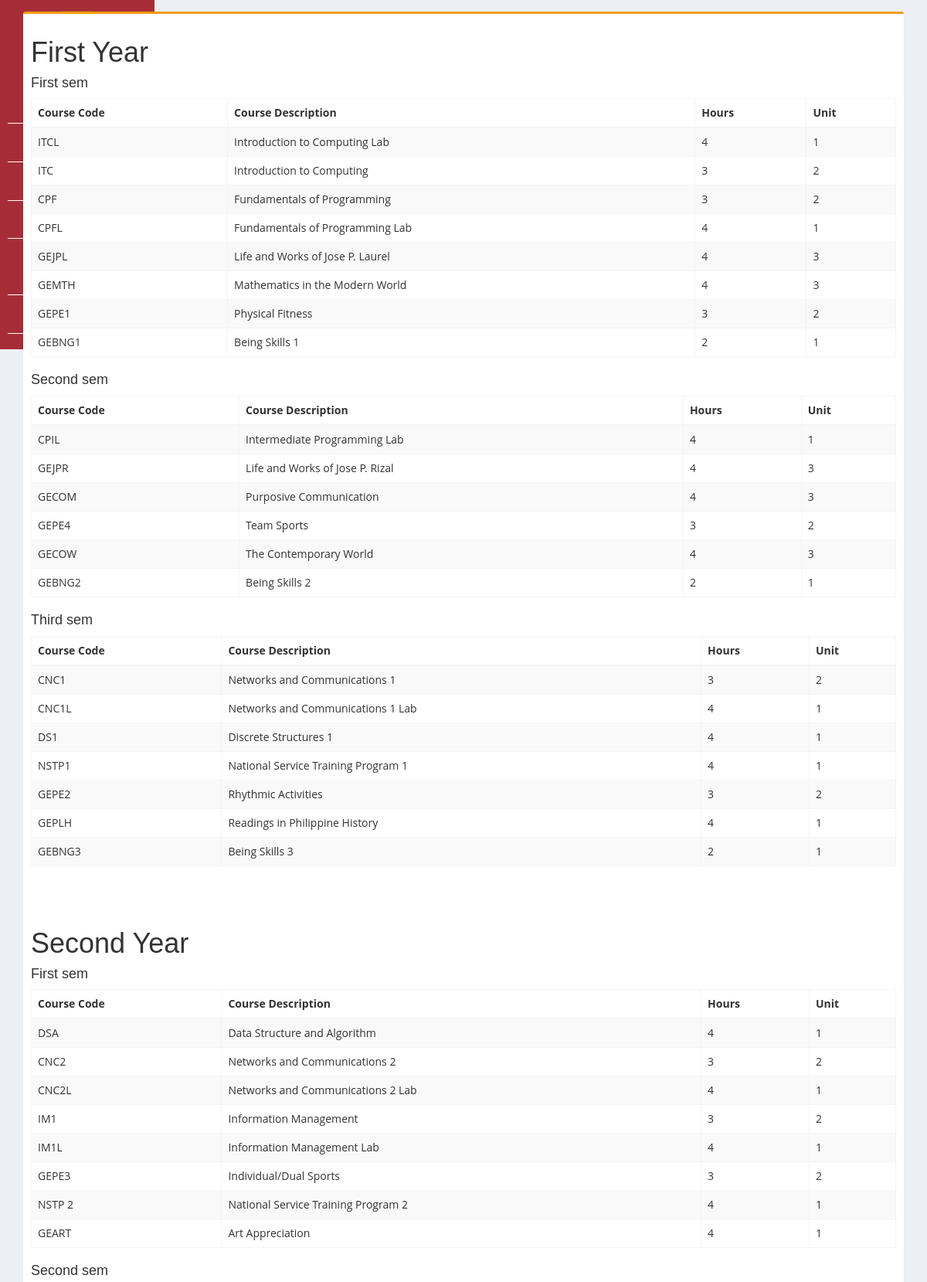
/pages/show_curri_IT.php (signed in, upper part), run on the app's committed database.
### tables this page shows
CREATE TABLE `subject` (
  `subject_id` int(11) NOT NULL,
  `subject_code` varchar(15) NOT NULL,
  `subject_title` varchar(100) NOT NULL,
  `member_id` int(11) NOT NULL,
  `course_hours` int(11) NOT NULL,
  `course_units` int(11) NOT NULL,
  `program` varchar(20) NOT NULL,
  `syear` varchar(29) NOT NULL,
  `sem` varchar(20) NOT NULL
);

### pages/show_curri_IT.php (the view, shortened to what this page needs)
<!DOCTYPE html>
<html>
  <head>
    <link rel="stylesheet" href="../bootstrap/css/bootstrap.min.css">
    <link rel="stylesheet" href="../plugins/datatables/dataTables.bootstrap.css">
    <link rel="stylesheet" href="../dist/css/AdminLTE.min.css">
    <link rel="stylesheet" href="../plugins/select2/select2.min.css">
    <link rel="stylesheet" href="../dist/css/skins/_all-skins.min.css">
 </head>
  <body class="hold-transition skin-yellow layout-top-nav" onload="myFunction()">
  <div class="wrapper">
      <div class="content-wrapper">
        <div class="container">
          <section class="content">
            <div class="row">
              <div class="box box-warning">
                <div class="box-body">
				<div class="row">
					<div class="col-md-12">
            <h1>First Year</h1>
            <h4>First sem</h4>
          <table class="table table-bordered table-striped" style="margin-right:-10px">
              <thead>
                <tr>
                <th>Course Code</th>
                <th>Course Description</th>
                <th>Hours</th>
                <th>Unit</th>
                </tr>
              </thead>
    <?php
        include('../dist/includes/dbcon.php');
        $query=mysqli_query($con,"SELECT * FROM subject WHERE program LIKE '%bsit%' AND syear = '1st' AND sem = 'first'")or die(mysqli_error());
          while($row=mysqli_fetch_array($query)){
            $course_code = $row['subject_code'];
            $course_description = $row['subject_title'];
            $course_hours = $row['course_hours'];
            $course_units = $row['course_units'];
    ?>
                <tr>
                <td><?php echo $course_code;?></td>
                <td><?php echo $course_description;?></td>
                <td><?php echo $course_hours;?></td>
                <td><?php echo $course_units;?></td>
                </tr>
<?php }?>
</table>
<h4>Second sem</h4>
          <table class="table table-bordered table-striped" style="margin-right:-10px">
              <thead>
                <tr>
                <th>Course Code</th>
                <th>Course Description</th>
                <th>Hours</th>
                <th>Unit</th>
                </tr>
              </thead>
    <?php
        include('../dist/includes/dbcon.php');
        $query=mysqli_query($con,"SELECT * FROM subject WHERE program LIKE '%bsit%' AND syear = '1st' AND sem = 'second'")or die(mysqli_error());
          while($row=mysqli_fetch_array($query)){
            $course_code = $row['subject_code'];
            $course_description = $row['subject_title'];
            $course_hours = $row['course_hours'];
            $course_units = $row['course_units'];
    ?>
                <tr>
                <td><?php echo $course_code;?></td>
                <td><?php echo $course_description;?></td>
                <td><?php echo $course_hours;?></td>
                <td><?php echo $course_units;?></td>
                </tr>
<?php }?>
</table>
<h4>Third sem</h4>
          <table class="table table-bordered table-striped" style="margin-right:-10px">
              <thead>
                <tr>
                <th>Course Code</th>
                <th>Course Description</th>
                <th>Hours</th>
                <th>Unit</th>
                </tr>
              </thead>
    <?php
        include('../dist/includes/dbcon.php');
        $query=mysqli_query($con,"SELECT * FROM subject WHERE program LIKE '%bsit%' AND syear = '1st' AND sem = 'third'")or die(mysqli_error());
          while($row=mysqli_fetch_array($query)){
            $course_code = $row['subject_code'];
            $course_description = $row['subject_title'];
            $course_hours = $row['course_hours'];
            $course_units = $row['course_units'];
    ?>
                <tr>
                <td><?php echo $course_code;?></td>
                <td><?php echo $course_description;?></td>
                <td><?php echo $course_hours;?></td>
                <td><?php echo $course_units;?></td>
                </tr>
<?php }?>
</table>
<br><br>
<h1>Second Year</h1>
            <h4>First sem</h4>
          <table class="table table-bordered table-striped" style="margin-right:-10px">
              <thead>
                <tr>
                <th>Course Code</th>
                <th>Course Description</th>
                <th>Hours</th>
                <th>Unit</th>
                </tr>
              </thead>
    <?php
        include('../dist/includes/dbcon.php');
        $query=mysqli_query($con,"SELECT * FROM subject WHERE program LIKE '%bsit%' AND syear = '2nd' AND sem = 'first'")or die(mysqli_error());
          while($row=mysqli_fetch_array($query)){
            $course_code = $row['subject_code'];
            $course_description = $row['subject_title'];
            $course_hours = $row['course_hours'];
            $course_units = $row['course_units'];
    ?>
                <tr>
                <td><?php echo $course_code;?></td>
                <td><?php echo $course_description;?></td>
                <td><?php echo $course_hours;?></td>
                <td><?php echo $course_units;?></td>
                </tr>
<?php }?>
</table>
<h4>Second sem</h4>
<br><br>
<br><br>
          </section>
        </div>
      </div>
  </body>
</html>

### data on the page
subject: subject_code "ITCL", subject_title "Introduction to Computing Lab", course_hours "4", course_units "1"
subject: subject_code "ITC", subject_title "Introduction to Computing", course_hours "3", course_units "2"
subject: subject_code "CPF", subject_title "Fundamentals of Programming", course_hours "3", course_units "2"
subject: subject_code "CPFL", subject_title "Fundamentals of Programming Lab", course_hours "4", course_units "1"
subject: subject_code "GEJPL", subject_title "Life and Works of Jose P. Laurel", course_hours "4", course_units "3"
subject: subject_code "GEMTH", subject_title "Mathematics in the Modern World", course_hours "4", course_units "3"
subject: subject_code "GEPE1", subject_title "Physical Fitness", course_hours "3", course_units "2"
subject: subject_code "GEBNG1", subject_title "Being Skills 1", course_hours "2", course_units "1"
subject: subject_code "CPIL", subject_title "Intermediate Programming Lab", course_hours "4", course_units "1"
subject: subject_code "GEJPR", subject_title "Life and Works of Jose P. Rizal", course_hours "4", course_units "3"
subject: subject_code "GECOM", subject_title "Purposive Communication", course_hours "4", course_units "3"
subject: subject_code "GEPE4", subject_title "Team Sports", course_hours "3", course_units "2"
subject: subject_code "GECOW", subject_title "The Contemporary World", course_hours "4", course_units "3"
subject: subject_code "GEBNG2", subject_title "Being Skills 2", course_hours "2", course_units "1"
subject: subject_code "CNC1", subject_title "Networks and Communications 1", course_hours "3", course_units "2"
subject: subject_code "CNC1L", subject_title "Networks and Communications 1 Lab", course_hours "4", course_units "1"
subject: subject_code "DS1", subject_title "Discrete Structures 1", course_hours "4", course_units "1"
subject: subject_code "NSTP1", subject_title "National Service Training Program 1", course_hours "4", course_units "1"
subject: subject_code "GEPE2", subject_title "Rhythmic Activities", course_hours "3", course_units "2"
subject: subject_code "GEPLH", subject_title "Readings in Philippine History", course_hours "4", course_units "1"
subject: subject_code "GEBNG3", subject_title "Being Skills 3", course_hours "2", course_units "1"
subject: subject_code "DSA", subject_title "Data Structure and Algorithm", course_hours "4", course_units "1"
subject: subject_code "CNC2", subject_title "Networks and Communications 2", course_hours "3", course_units "2"
subject: subject_code "CNC2L", subject_title "Networks and Communications 2 Lab", course_hours "4", course_units "1"
subject: subject_code "IM1", subject_title "Information Management", course_hours "3", course_units "2"
subject: subject_code "IM1L", subject_title "Information Management Lab", course_hours "4", course_units "1"
subject: subject_code "GEPE3", subject_title "Individual/Dual Sports", course_hours "3", course_units "2"
subject: subject_code "NSTP 2", subject_title "National Service Training Program 2", course_hours "4", course_units "1"
subject: subject_code "GEART", subject_title "Art Appreciation", course_hours "4", course_units "1"
